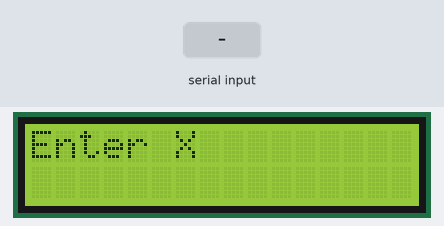
Bench run of a sketch on a simulated Arduino Uno, built with avr-gcc and run on an emulated ATmega328P. Parts: 16×2 character LCD. The inputs (shaded band) are chosen by the test bench.

Above: at 1.2 s.
1.3 s: "90/45\n" received over Serial
At 1.9 s:
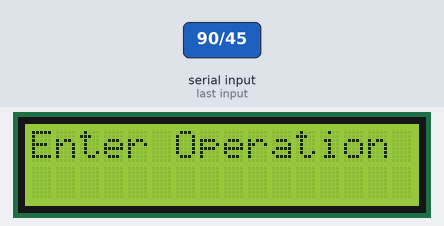
At 2.8 s:
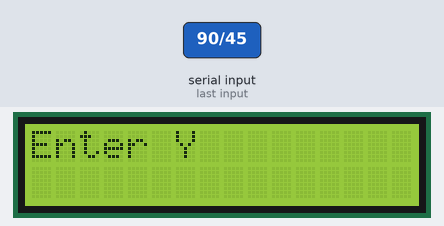
3.8 s: "+" received over Serial
At 6.0 s:
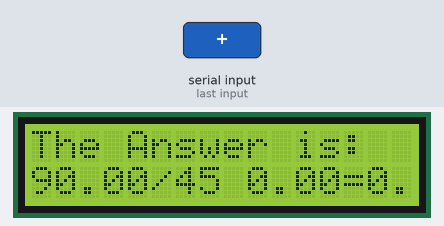
Timing chart, 0 to 7.5 s (numbered marks = the images above; inputs shaded):
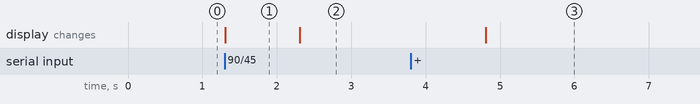

Measured:
- after the input at 1.3 s, the display: changes at once (image 1)
- after the input at 3.8 s, the display: changes after 1.0 s (image 3)
- what the display in image 1 shows lasts 1.0 s, from 1.3 s to 2.3 s

The sketch:

LCD_Calculator.ino
```cpp
#include <LiquidCrystal.h>
int rs=7;
int en=8;
int d4=9;
int d5=10;
int d6=11;
int d7=12;
int dt=2000;
float X;
float Y;
String Op;
float myAnswer;
LiquidCrystal lcd (rs,en,d4,d5,d6,d7);

void setup() {
  // put your setup code here, to run once:
Serial.begin(115200);
lcd.begin(16,2);
}
void loop() {
  // put your main code here, to run repeatedly:
lcd.clear();
lcd.setCursor(0,0);
lcd.print("Enter X");
while (Serial.available()==0){
}
X=Serial.parseFloat();
lcd.clear();

lcd.setCursor(0,0);
lcd.print("Enter Operation");
while (Serial.available()==0){
}
Op=Serial.readString();
lcd.clear();

lcd.setCursor(0,0);
lcd.print("Enter Y");
while (Serial.available()==0){
}
Y=Serial.parseFloat();
lcd.clear();

if(Op=="+"){
  myAnswer=X+Y;
}
if(Op=="-"){
  myAnswer=X-Y;
}
if(Op=="*"){
  myAnswer=X*Y;
}
if(Op=="/"){
  myAnswer=X/Y;
}
lcd.setCursor(0,0);
lcd.clear();
lcd.print("The Answer is: ");
lcd.setCursor(0,1);
lcd.print(X);
lcd.print(Op);
lcd.print(Y);
lcd.print("=");
lcd.print(myAnswer);
delay(5000);
lcd.clear();
}
```
